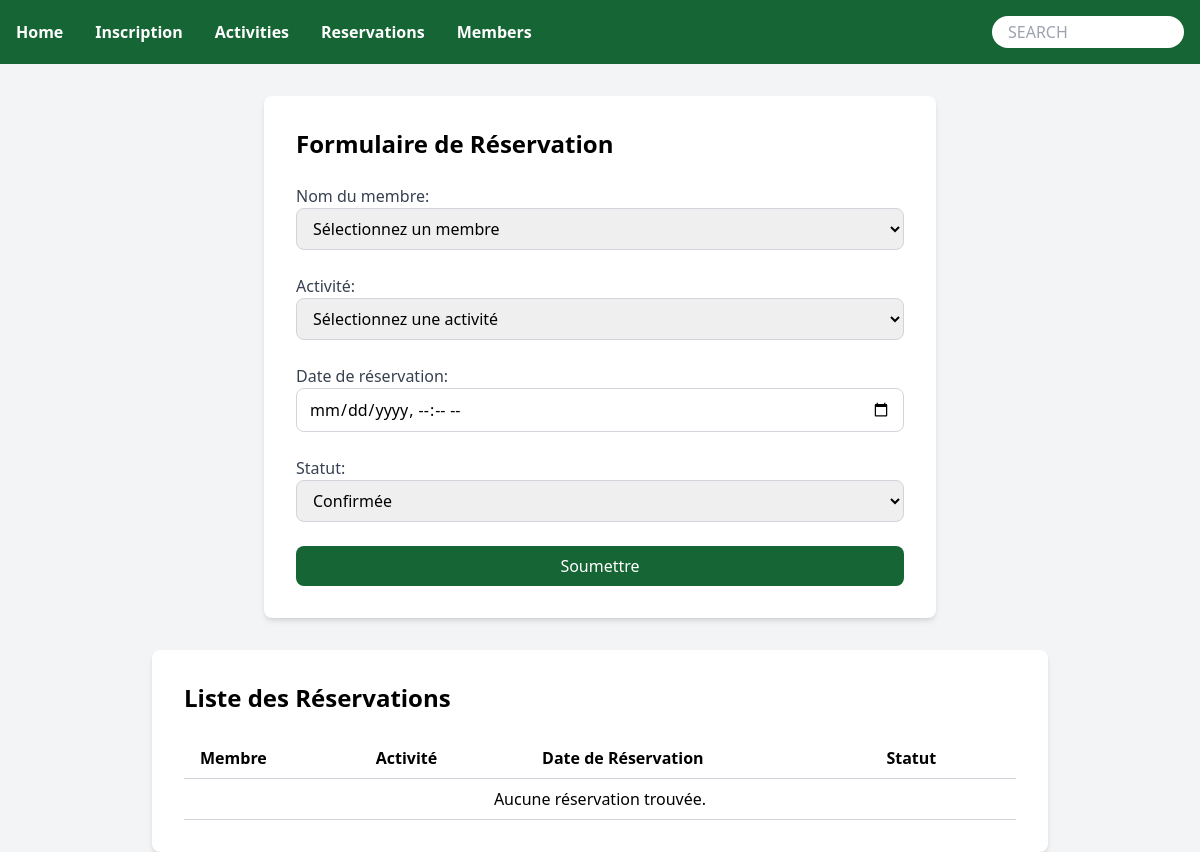
The app's page /reservations.php, older data.
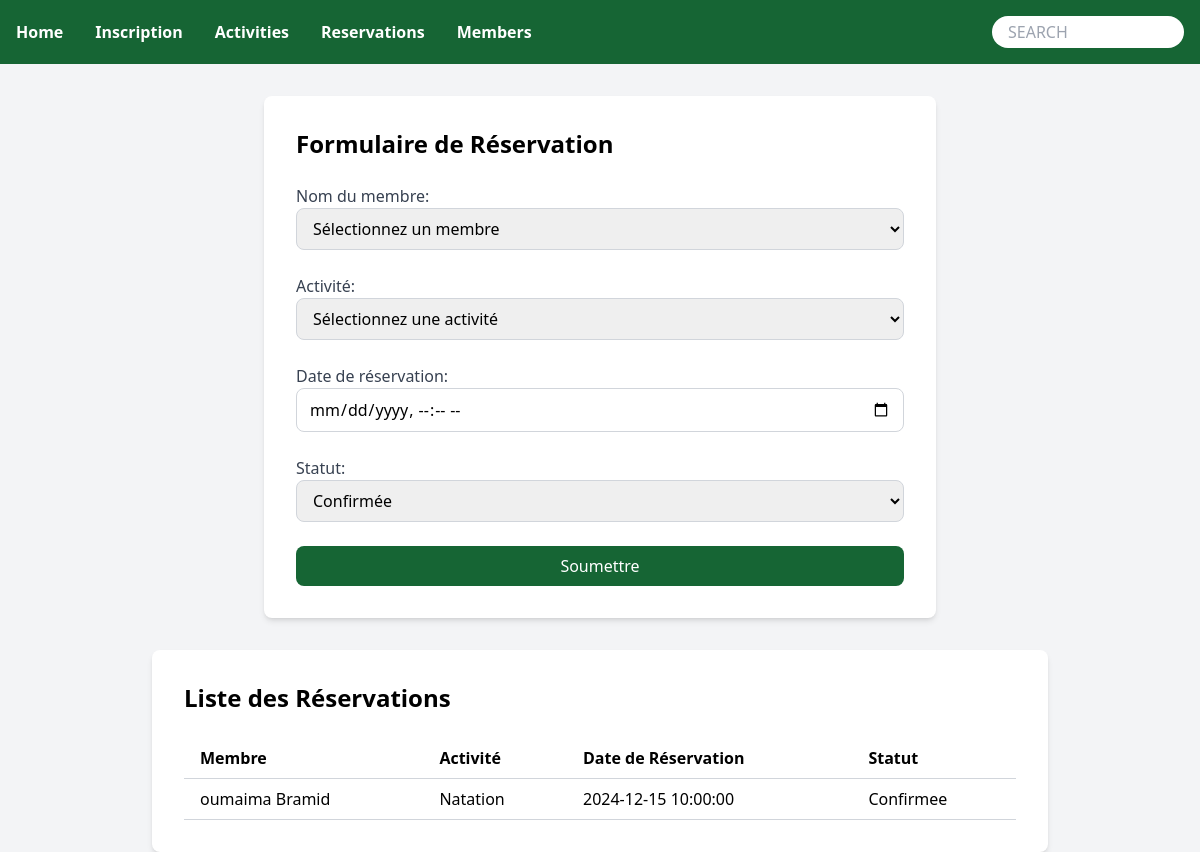
The same page, newer data.
### tables this page shows
CREATE TABLE reservation (
    id_reservation INT PRIMARY KEY NOT NULL AUTO_INCREMENT,
    id_membre INT NOT NULL,
    id_activite INT NOT NULL,
    date_reservation DATETIME,
    statut ENUM('Confirmee', 'Annulee'),
    FOREIGN KEY (id_membre) REFERENCES membres(id_membre) ON DELETE CASCADE,
    FOREIGN KEY (id_activite) REFERENCES activites(id_activite) ON DELETE CASCADE
);

CREATE TABLE membres (
    id_membre INT PRIMARY KEY NOT NULL AUTO_INCREMENT,
    nom VARCHAR(50),
    prenom VARCHAR(50),
    email VARCHAR(100) UNIQUE,
    telephone VARCHAR(15)
);

CREATE TABLE activites (
    id_activite INT PRIMARY KEY NOT NULL AUTO_INCREMENT,
    nom_activite VARCHAR(100),
    description TEXT,
    capacite INT(11),
    date_debut DATE,
    date_fin DATE,
    disponabilite TINYINT(1)
);

### reservations.php (the view, shortened to what this page needs)
<?php
include('db.php');
$sql_reservations = "SELECT r.id_reservation, m.nom, m.prenom, a.nom_activite, r.date_reservation, r.statut
                     FROM reservation r
                     JOIN membres m ON r.id_membre = m.id_membre
                     JOIN activites a ON r.id_activite = a.id_activite";
$result_reservations = $conn->query($sql_reservations);
?>
<!DOCTYPE html>
<html lang="fr">
<head>
    <script src="https://cdn.tailwindcss.com"></script>
    <link href="https://cdnjs.cloudflare.com/ajax/libs/tailwindcss/2.2.19/tailwind.min.css" rel="stylesheet">
</head>
<body class="bg-gray-100">
    <nav class="bg-green-800 p-4 flex justify-between items-center">
        <div class="flex space-x-8">
            <a href="index.php" class="text-white font-bold">Home</a>
            <a href="membres.php" class="text-white font-bold">Inscription</a>
            <a href="activites.php" class="text-white font-bold">Activities</a>
            <a href="reservations.php" class="text-white font-bold">Reservations</a>
            <a href="our-community.php" class="text-white font-bold">Members</a>
        </div>
        <div class="relative">
            <input type="text" placeholder="SEARCH" class="px-4 py-1 rounded-full w-48 focus:outline-none">
        </div>
    </nav>
    <div class="mt-8 max-w-2xl mx-auto bg-white p-8 rounded-lg shadow-md">
        <h2 class="text-2xl font-bold mb-6">Formulaire de Réservation</h2>
        <form action="" method="POST" class="space-y-6">
            <div class="mb-4">
                <label for="membre" class="block text-gray-700">Nom du membre:</label>
                <select name="membre" id="membre" required class="w-full px-3 py-2 border border-gray-300 rounded-lg focus:outline-none focus:ring-2 focus:ring-green-500">
                    <option value="">Sélectionnez un membre</option>
                </select>
            </div>
            <div class="mb-4">
                <label for="activite" class="block text-gray-700">Activité:</label>
                <select name="activite" id="activite" required class="w-full px-3 py-2 border border-gray-300 rounded-lg focus:outline-none focus:ring-2 focus:ring-green-500">
                    <option value="">Sélectionnez une activité</option>
                </select>
            </div>
            <div class="mb-4">
                <label for="date_reservation" class="block text-gray-700">Date de réservation:</label>
                <input type="datetime-local" name="date_reservation" id="date_reservation" required class="w-full px-3 py-2 border border-gray-300 rounded-lg focus:outline-none focus:ring-2 focus:ring-green-500">
            </div>
            <div class="mb-4">
                <label for="statut" class="block text-gray-700">Statut:</label>
                <select name="statut" id="statut" required class="w-full px-3 py-2 border border-gray-300 rounded-lg focus:outline-none focus:ring-2 focus:ring-green-500">
                    <option value="Confirmee">Confirmée</option>
                </select>
            </div>
            <div>
                <button type="submit" class="w-full bg-green-800 text-white px-4 py-2 rounded-lg hover:bg-green-700 focus:outline-none focus:ring-2 focus:ring-green-500">
                    Soumettre
                </button>
            </div>
        </form>
    </div>
    <div class="mt-8 max-w-4xl mx-auto bg-white p-8 rounded-lg shadow-md">
        <h2 class="text-2xl font-bold mb-6">Liste des Réservations</h2>
        <table class="min-w-full bg-white">
            <thead>
                <tr>
                    <th class="py-2 px-4 border-b border-gray-300 text-left">Membre</th>
                    <th class="py-2 px-4 border-b border-gray-300 text-left">Activité</th>
                    <th class="py-2 px-4 border-b border-gray-300 text-left">Date de Réservation</th>
                    <th class="py-2 px-4 border-b border-gray-300 text-left">Statut</th>
                </tr>
            </thead>
            <tbody>
                <?php
                if ($result_reservations->num_rows > 0) {
                    while ($row = $result_reservations->fetch_assoc()) {
                        echo "<tr>";
                        echo "<td class='py-2 px-4 border-b border-gray-300'>" . htmlspecialchars($row['nom']) . " " . htmlspecialchars($row['prenom']) . "</td>";
                        echo "<td class='py-2 px-4 border-b border-gray-300'>" . htmlspecialchars($row['nom_activite']) . "</td>";
                        echo "<td class='py-2 px-4 border-b border-gray-300'>" . htmlspecialchars($row['date_reservation']) . "</td>";
                        echo "<td class='py-2 px-4 border-b border-gray-300'>" . htmlspecialchars($row['statut']) . "</td>";
                        echo "</tr>";
                    }
                } else {
                    echo "<tr><td colspan='4' class='py-2 px-4 border-b border-gray-300 text-center'>Aucune réservation trouvée.</td></tr>";
                }
                ?>
            </tbody>
        </table>
    </div>
</body>
</html>

Row changes from the older to the newer data that the page shows:
added reservation: id_membre.nom "oumaima", id_membre.prenom "Bramid", id_activite.nom_activite "Natation", date_reservation "2024-12-15 10:00:00", statut "Confirmee"
Text that changed along with them:
text no longer shown: "Aucune réservation trouvée."
